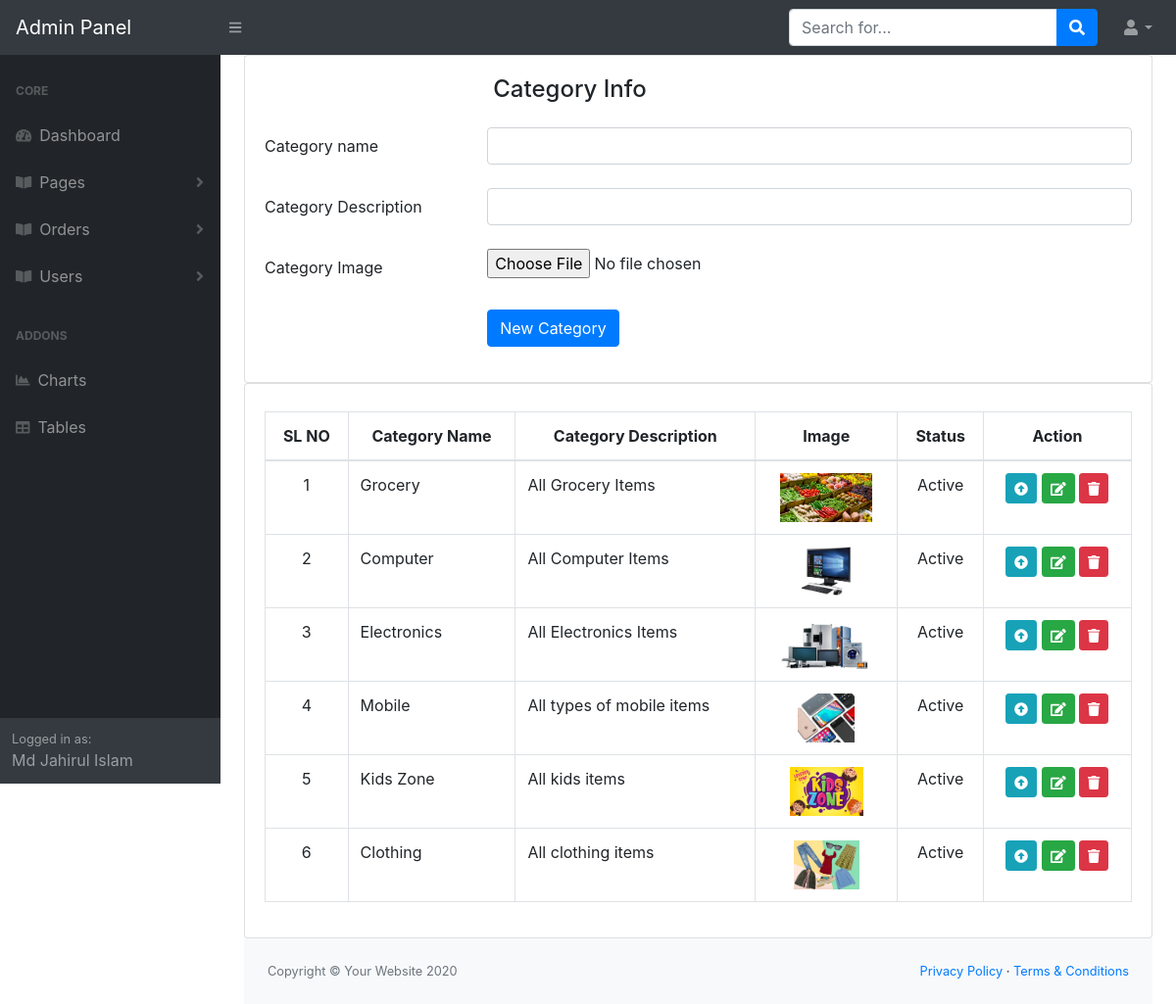
Screenshot of /admin/add-cetegory.php (signed in) with the database file from the repository.
### tables this page shows
CREATE TABLE `category` (
  `category_id` int(11) NOT NULL,
  `category_name` varchar(255) NOT NULL,
  `category_description` varchar(255) NOT NULL,
  `category_image` varchar(255) NOT NULL,
  `category_is_active` tinyint(1) NOT NULL DEFAULT 0
);

### app/classes/Category.php (called while the page is built, shortened)
<?php
class Category extends Database
{
    public static function allCategoryInfo()
    {
        $link = Database::db_connect();
        $sql = "SELECT * FROM category";
        if (mysqli_query($link,$sql)){
            $allCategory = mysqli_query($link,$sql);
            return $allCategory;
        } else {
            die('All Category Info Query Error : '.mysqli_error($link));
        }
    }
}

### admin/add-cetegory.php (the view, shortened to what this page needs)
<?php
include 'header_admin.php';
$allCategory = Category::allCategoryInfo();
?>
<div id="layoutSidenav_content">
    <main>
        <div class="container-fluid">
            <div class="row">
                <div class="col-lg-12">
                    <div class="card">
                        <div class="card-body">
                            <h4 class="card-title mb-4 col-sm-9 offset-sm-3">Category Info</h4>
                            <form action="" method="POST" enctype="multipart/form-data">
                                <div class="form-group row mb-4">
                                    <label for="horizontal-firstname-input" class="col-sm-3 col-form-label">Category name</label>
                                    <div class="col-sm-9">
                                        <input type="text" name="category_name" class="form-control" id="horizontal-firstname-input"/>
                                    </div>
                                </div>
                                <div class="form-group row mb-4">
                                    <label for="horizontal-firstname-input" class="col-sm-3 col-form-label">Category Description</label>
                                    <div class="col-sm-9">
                                        <input type="text" name="category_description" class="form-control" id="horizontal-firstname-input"/>
                                    </div>
                                </div>
                                <div class="form-group row mb-4">
                                    <label for="horizontal-email-input" class="col-sm-3 col-form-label">Category Image</label>
                                    <div class="col-sm-9">
                                        <input type="file" name="category_image" class="form-control-file" id="horizontal-email-input"/>
                                    </div>
                                </div>
                                <div class="form-group row justify-content-end">
                                    <div class="col-sm-9">
                                        <div>
                                            <button type="submit" name="submit" class="btn btn-primary w-md">New Category</button>
                                        </div>
                                    </div>
                                </div>
                            </form>
                        </div>
                    </div>
                </div>
            </div>
            <div class="row">
                <div class="col-12">
                    <div class="card">
                        <div class="card-body">
                            <table id="category-datatable" class="table table-bordered dt-responsive nowrap"
                                   style="border-collapse: collapse; border-spacing: 0; width: 100%;">
                                <thead class="text-center">
                                <tr>
                                    <th>SL NO</th>
                                    <th>Category Name</th>
                                    <th>Category Description</th>
                                    <th>Image</th>
                                    <th>Status</th>
                                    <th>Action</th>
                                </tr>
                                </thead>
                                <tbody>
                                <?php if (mysqli_num_rows($allCategory)>0) {
                                    $ser_no = 0;
                                    while ($allCategoryInfo = mysqli_fetch_assoc($allCategory)){
                                        $ser_no += 1;
                                ?>
                                <tr>
                                    <td class="text-center"><?php echo $ser_no ?></td>
                                    <td><?php echo $allCategoryInfo['category_name']; ?></td>
                                    <td><?php echo $allCategoryInfo['category_description']; ?></td>
                                    <td class="text-center"><img src="<?php echo $allCategoryInfo['category_image']; ?>" id="" alt="" height="50"/></td>
                                    <td class="text-center"><?php if  ($allCategoryInfo['category_is_active']==1) { echo 'Active'; } else { echo 'Inactive';} ?></td>
                                    <td class="text-center">
                                        <?php if  ($allCategoryInfo['category_is_active']==1) { ?>
                                        <a href="?status=unpublish&&id=<?php echo $allCategoryInfo['category_id']; ?>" class="btn btn-sm btn-info sub-category-status"
                                           id="" title="Published Sub Category">
                                            <i id="" class="fas fa-arrow-alt-circle-up"></i>
                                        </a>
                                        <?php } ?>
                                        <a href="" class="btn btn-sm btn-success edition"
                                           id="" title="Edit Category" data-toggle="modal" data-id="<?php echo $allCategoryInfo['category_id']; ?>" data-target="#editModel">
                                            <i class="fas fa-edit"></i>
                                        </a>
                                        <a href="?status=delete&&id=<?php echo $allCategoryInfo['category_id']; ?>" class="btn btn-sm btn-danger delete-sub-category"
                                           id="" title="Delete Sub Category">
                                            <i class="fas fa-trash"></i>
                                        </a>
                                    </td>
                                </tr>
                                <?php } } ?>
                                </tbody>
                            </table>
                        </div>
                    </div>
                </div>
            </div>
<?php
include 'footer_admin.php';
?>

### rows the page displays
category: category_name "Grocery", category_description "All Grocery Items", category_image (picture), category_is_active "Active"
category: category_name "Computer", category_description "All Computer Items", category_image (picture), category_is_active "Active"
category: category_name "Electronics", category_description "All Electronics Items", category_image (picture), category_is_active "Active"
category: category_name "Mobile", category_description "All types of mobile items", category_image (picture), category_is_active "Active"
category: category_name "Kids Zone", category_description "All kids items", category_image (picture), category_is_active "Active"
category: category_name "Clothing", category_description "All clothing items", category_image (picture), category_is_active "Active"

### other values shown
$_SESSION['name'] "Md Jahirul Islam"
